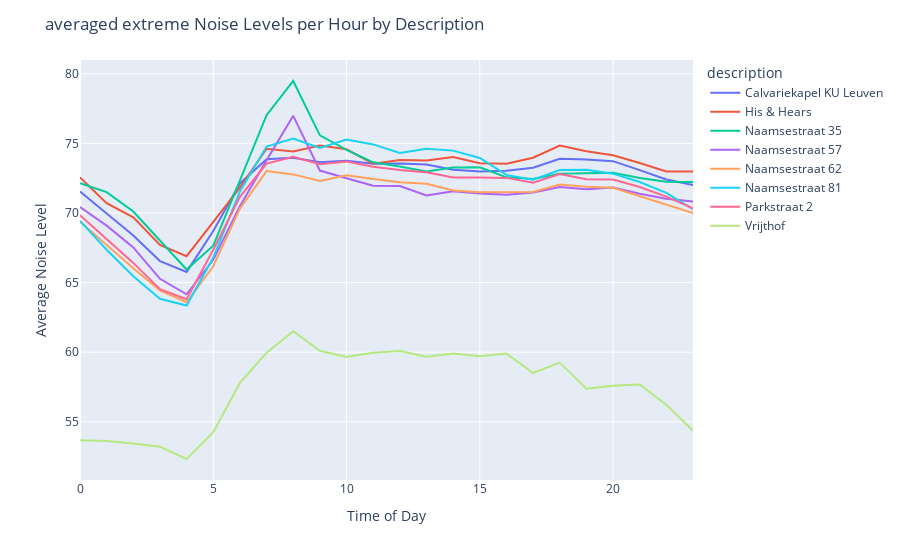

Notebook cell for this chart:
### Code cell
import plotly.express as px

hourly_avg_desc = df2.groupby(['hour', 'description'])['laf005_per_hour'].mean().reset_index()

fig = px.line(hourly_avg_desc, x='hour', y='laf005_per_hour', color='description')
fig.update_layout(
    title='averaged extreme Noise Levels per Hour by Description',
    xaxis_title='Time of Day',
    yaxis_title='Average Noise Level'
)
fig.show()

### Figure 1 — Plotly figure (JSON) as saved in the notebook; plotly's stock layout.template omitted (floating-point values rounded to 4 significant figures)
{"data": [{"hovertemplate": "description=Calvariekapel KU Leuven<br>hour=%{x}<br>laf005_per_hour=%{y}<extra></extra>", "legendgroup": "Calvariekapel KU Leuven", "line": {"color": "#636efa", "dash": "solid"}, "marker": {"symbol": "circle"}, "mode": "lines", "name": "Calvariekapel KU Leuven", "orientation": "v", "showlegend": true, "type": "scatter", "x": [0, 1, 2, 3, 4, 5, 6, 7, 8, 9, 10, 11, 12, 13, 14, 15, 16, 17, 18, 19, 20, 21, 22, 23], "xaxis": "x", "y": [71.54, 69.93, 68.38, 66.55, 65.77, 68.7, 72.12, 73.85, 73.97, 73.65, 73.75, 73.54, 73.55, 73.48, 73.1, 72.98, 73.03, 73.25, 73.89, 73.84, 73.72, 73.08, 72.41, 72], "yaxis": "y"}, {"hovertemplate": "description=His & Hears<br>hour=%{x}<br>laf005_per_hour=%{y}<extra></extra>", "legendgroup": "His & Hears", "line": {"color": "#EF553B", "dash": "solid"}, "marker": {"symbol": "circle"}, "mode": "lines", "name": "His & Hears", "orientation": "v", "showlegend": true, "type": "scatter", "x": [0, 1, 2, 3, 4, 5, 6, 7, 8, 9, 10, 11, 12, 13, 14, 15, 16, 17, 18, 19, 20, 21, 22, 23], "xaxis": "x", "y": [72.56, 70.71, 69.69, 67.71, 66.89, 69.36, 71.82, 74.61, 74.42, 74.84, 74.58, 73.54, 73.8, 73.76, 74.02, 73.57, 73.54, 73.97, 74.84, 74.43, 74.14, 73.58, 72.99, 72.98], "yaxis": "y"}, {"hovertemplate": "description=Naamsestraat 35<br>hour=%{x}<br>laf005_per_hour=%{y}<extra></extra>", "legendgroup": "Naamsestraat 35", "line": {"color": "#00cc96", "dash": "solid"}, "marker": {"symbol": "circle"}, "mode": "lines", "name": "Naamsestraat 35", "orientation": "v", "showlegend": true, "type": "scatter", "x": [0, 1, 2, 3, 4, 5, 6, 7, 8, 9, 10, 11, 12, 13, 14, 15, 16, 17, 18, 19, 20, 21, 22, 23], "xaxis": "x", "y": [72.13, 71.5, 70.11, 67.99, 65.94, 67.65, 72.3, 77.02, 79.48, 75.58, 74.53, 73.64, 73.34, 72.98, 73.26, 73.28, 72.56, 72.44, 72.82, 72.83, 72.89, 72.51, 72.25, 72.23], "yaxis": "y"}, {"hovertemplate": "description=Naamsestraat 57<br>hour=%{x}<br>laf005_per_hour=%{y}<extra></extra>", "legendgroup": "Naamsestraat 57", "line": {"color": "#ab63fa", "dash": "solid"}, "marker": {"symbol": "circle"}, "mode": "lines", "name": "Naamsestraat 57", "orientation": "v", "showlegend": true, "type": "scatter", "x": [0, 1, 2, 3, 4, 5, 6, 7, 8, 9, 10, 11, 12, 13, 14, 15, 16, 17, 18, 19, 20, 21, 22, 23], "xaxis": "x", "y": [70.42, 69.09, 67.53, 65.27, 64.16, 66.64, 70.48, 73.8, 76.98, 73.05, 72.49, 71.95, 71.94, 71.26, 71.56, 71.4, 71.31, 71.47, 71.86, 71.7, 71.84, 71.37, 71.01, 70.82], "yaxis": "y"}, {"hovertemplate": "description=Naamsestraat 62<br>hour=%{x}<br>laf005_per_hour=%{y}<extra></extra>", "legendgroup": "Naamsestraat 62", "line": {"color": "#FFA15A", "dash": "solid"}, "marker": {"symbol": "circle"}, "mode": "lines", "name": "Naamsestraat 62", "orientation": "v", "showlegend": true, "type": "scatter", "x": [0, 1, 2, 3, 4, 5, 6, 7, 8, 9, 10, 11, 12, 13, 14, 15, 16, 17, 18, 19, 20, 21, 22, 23], "xaxis": "x", "y": [69.37, 67.7, 66.03, 64.44, 63.59, 66.17, 70.31, 73.01, 72.77, 72.3, 72.71, 72.44, 72.21, 72.09, 71.62, 71.49, 71.51, 71.51, 72.04, 71.88, 71.82, 71.21, 70.65, 70.0], "yaxis": "y"}, {"hovertemplate": "description=Naamsestraat 81<br>hour=%{x}<br>laf005_per_hour=%{y}<extra></extra>", "legendgroup": "Naamsestraat 81", "line": {"color": "#19d3f3", "dash": "solid"}, "marker": {"symbol": "circle"}, "mode": "lines", "name": "Naamsestraat 81", "orientation": "v", "showlegend": true, "type": "scatter", "x": [0, 1, 2, 3, 4, 5, 6, 7, 8, 9, 10, 11, 12, 13, 14, 15, 16, 17, 18, 19, 20, 21, 22, 23], "xaxis": "x", "y": [69.43, 67.36, 65.45, 63.83, 63.35, 66.8, 71.55, 74.77, 75.35, 74.68, 75.27, 74.92, 74.31, 74.6, 74.48, 73.95, 72.73, 72.4, 73.08, 73.11, 72.82, 72.23, 71.45, 70.28], "yaxis": "y"}, {"hovertemplate": "description=Parkstraat 2<br>hour=%{x}<br>laf005_per_hour=%{y}<extra></extra>", "legendgroup": "Parkstraat 2", "line": {"color": "#FF6692", "dash": "solid"}, "marker": {"symbol": "circle"}, "mode": "lines", "name": "Parkstraat 2", "orientation": "v", "showlegend": true, "type": "scatter", "x": [0, 1, 2, 3, 4, 5, 6, 7, 8, 9, 10, 11, 12, 13, 14, 15, 16, 17, 18, 19, 20, 21, 22, 23], "xaxis": "x", "y": [69.84, 68.15, 66.41, 64.52, 63.81, 67.36, 71.16, 73.55, 74.03, 73.5, 73.69, 73.31, 73.08, 72.92, 72.55, 72.55, 72.52, 72.18, 72.8, 72.43, 72.41, 71.87, 71.18, 70.34], "yaxis": "y"}, {"hovertemplate": "description=Vrijthof<br>hour=%{x}<br>laf005_per_hour=%{y}<extra></extra>", "legendgroup": "Vrijthof", "line": {"color": "#B6E880", "dash": "solid"}, "marker": {"symbol": "circle"}, "mode": "lines", "name": "Vrijthof", "orientation": "v", "showlegend": true, "type": "scatter", "x": [0, 1, 2, 3, 4, 5, 6, 7, 8, 9, 10, 11, 12, 13, 14, 15, 16, 17, 18, 19, 20, 21, 22, 23], "xaxis": "x", "y": [53.67, 53.62, 53.44, 53.21, 52.33, 54.26, 57.79, 59.96, 61.51, 60.1, 59.66, 59.96, 60.09, 59.68, 59.9, 59.72, 59.9, 58.5, 59.25, 57.37, 57.59, 57.68, 56.23, 54.36], "yaxis": "y"}], "layout": {"legend": {"title": {"text": "description"}, "tracegroupgap": 0}, "margin": {"t": 60}, "title": {"text": "averaged extreme Noise Levels per Hour by Description"}, "xaxis": {"anchor": "y", "domain": [0, 1], "title": {"text": "Time of Day"}}, "yaxis": {"anchor": "x", "domain": [0, 1], "title": {"text": "Average Noise Level"}}}}
